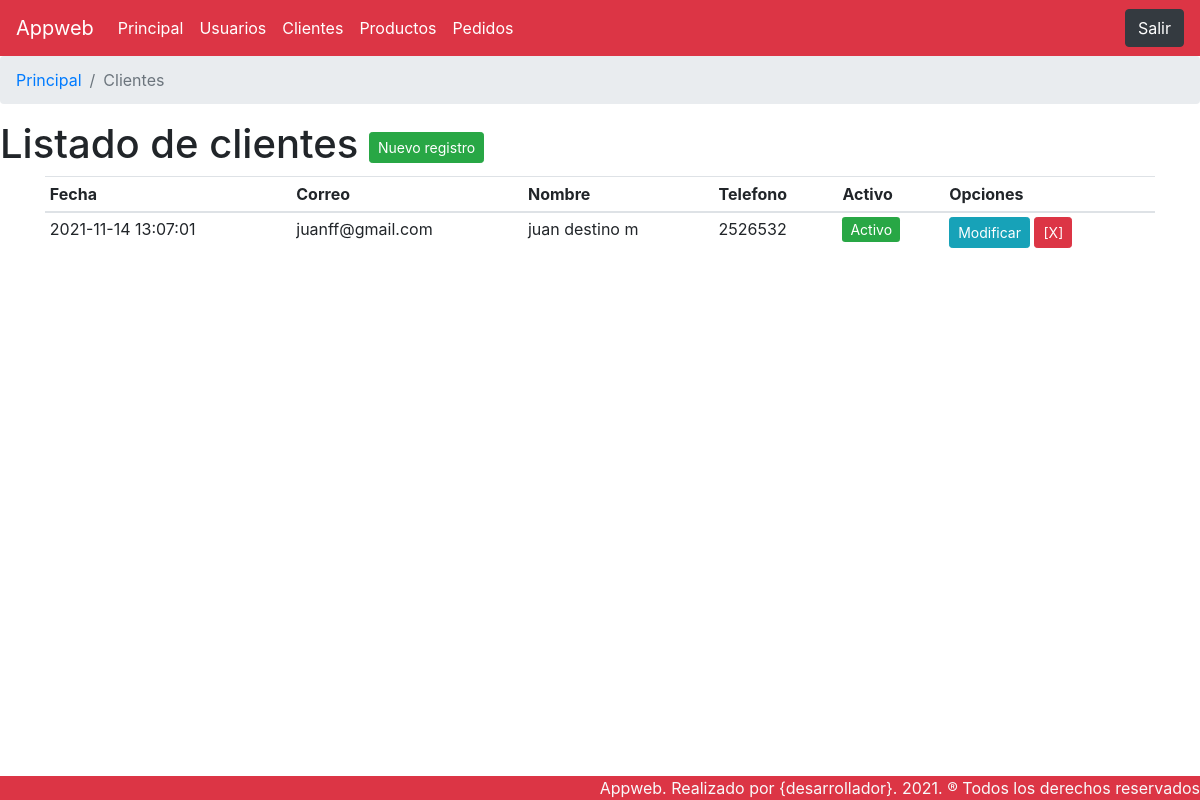
The page /clientes.php (signed in) on the database its author committed.
### tables this page shows
CREATE TABLE `tblclientes` (
  `id` bigint(20) NOT NULL,
  `nombre` varchar(50) NOT NULL,
  `correo` varchar(100) NOT NULL,
  `direccion` varchar(200) NOT NULL,
  `estado` int(1) NOT NULL COMMENT '1=activo; 2=inactivo',
  `telefono` varchar(20) NOT NULL,
  `fecharegistro` timestamp NOT NULL DEFAULT current_timestamp(),
  `fechamodificacion` timestamp NOT NULL DEFAULT current_timestamp() ON UPDATE current_timestamp()
);

### clases/conexion.php (called while the page is built, shortened)
<?php
class conexion {
    public function __construct() {
        $this->conectar = new mysqli(DB_HOST, DB_USER, DB_PASS, DB_NAME);
    }
}

### clases/clientes.php (called while the page is built, shortened)
<?php
require_once("conexion.php");
class clientes extends conexion{
    public function __construct()
    {
        $this->tabla="tblclientes";
    }
    function listar($param="") {
        $sql=" select id, nombre, correo , telefono, estado,fecharegistro,direccion from ".$this->tabla;
        $sql.=" order by nombre asc";
        $resultado=$this->conectar->query($sql);
        $data=array();
        if ($resultado->num_rows>0) {
            while($fila=$resultado->fetch_array()) {
                $data[]=$fila;
            }
        }
        return $data;
    }
}

### clientes.php (the view, shortened to what this page needs)
<?php
include("clases/clientes.php");
$registro=new clientes;
?>
<!DOCTYPE html>
<html lang="en">
    <head>
        <link rel="stylesheet" href="https://stackpath.bootstrapcdn.com/bootstrap/4.4.1/css/bootstrap.min.css">
    </head>
    <body>
        <?php include("incluidos/encabezado.php");?>
<nav aria-label="breadcrumb">
  <ol class="breadcrumb">
    <li class="breadcrumb-item"><a href="principal.php">Principal</a></li>
    <li class="breadcrumb-item active" aria-current="page">Clientes</li>
  </ol>
</nav>
<h1>Listado de clientes
<span class="text-right">
    <a href="clientes-formulario.php" class="btn btn-success btn-sm" title="Click para crear un nuevo registro">Nuevo registro</a>
    <br>
</span>
</h1>
 <div class="container">
    <table class="table table-hover table-sm w-100">
        <thead class="">
            <tr>
                <th>Fecha</th>
                <th>Correo</th>
                <th>Nombre</th>
                <th>Telefono</th>
                <th>Activo</th>
                <th>Opciones</th>
            </tr>
        </thead>
        <tbody>
        <?php
                $listado=$registro->listar();
                foreach($listado as $fila) {
        ?>
            <tr>
            <td><?php echo $fila['fecharegistro'];?></td>
                <td><?php echo $fila['correo'];?></td>
                <td><?php echo $fila['nombre'];?></td>
                <td><?php echo $fila['telefono'];?></td>
                <td>
                <?php if ($fila["estado"]==1) {?>
                    <span class="btn-success btn-sm">Activo</span>
                <?php } else {?>
                    <span class="btn-danger btn-sm">Inactivo</span>
                <?php } ?>
                </td>
                <td>
                    <a href="clientes-formulario.php?id=<?php echo $fila["id"];?>"  title="Click para modificar" class="btn btn-info btn-sm">Modificar</a>
                    <a href="?id=<?php echo $fila["id"];?>"  title="Click para eliminar" class="btn btn-danger btn-sm">[X]</a>
                </td>
            </tr>
        <?php
            }
        ?>
        </tbody>
    </table>
</div>
        <?php include("incluidos/footer.php");?>
    </body>
</html>

### rows shown on the page
tblclientes: fecharegistro "2021-11-14 13:07:01", correo "juanff@gmail.com", nombre "juan destino m", telefono "2526532", estado "Activo"
